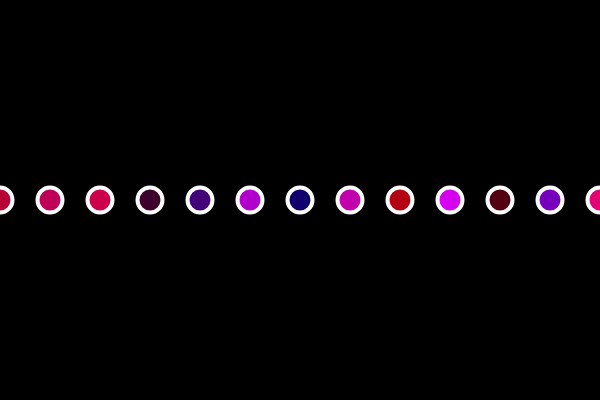
Frame 1 (no input)
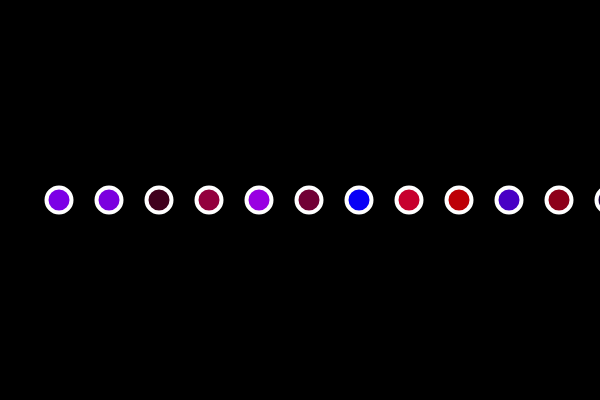
Frame 60 (no input)
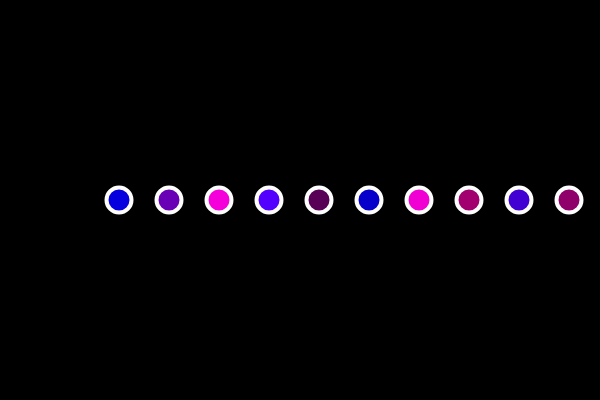
Frame 120 (the mouse pressed at the canvas centre since frame 60)

The p5.js sketch that drew these frames (run headless with seeded random() and noise() and a simulated clock; from frame 60 on, the mouse is pressed at the canvas centre):

// p5.js sketch
// ── sketch.js
var offset = 0;

function setup() {
  createCanvas(600, 400);
}

function draw() {
  background(0);
  strokeWeight(4);
  stroke(255);
  
  for(var x = 0; x <= width; x += 50) {
    fill(random(255), 0, random(255));
    ellipse(x + offset, 200, 25, 25);
  }
  
  offset += 1;
}
